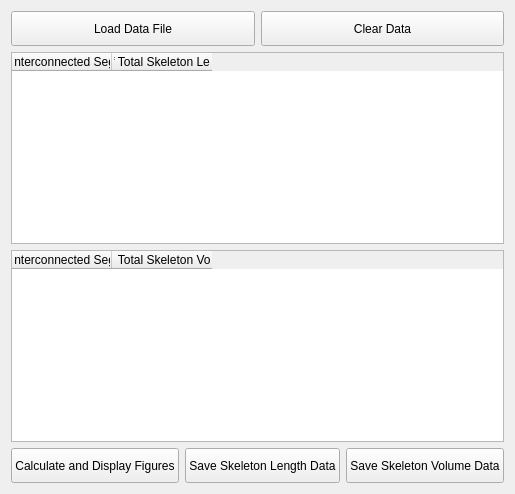
     <widget class="QWidget" name="tbw_Skeleton">
      <attribute name="title">
       <string>Skeleton</string>
      </attribute>
      <layout class="QVBoxLayout" name="verticalLayout_9">
       <item>
        <layout class="QVBoxLayout" name="verticalLayout_8">
         <item>
          <layout class="QHBoxLayout" name="horizontalLayout_15">
           <item>
            <widget class="QPushButton" name="btn_load_file_2">
             <property name="sizePolicy">
              <sizepolicy hsizetype="Minimum" vsizetype="Fixed">
               <horstretch>0</horstretch>
               <verstretch>0</verstretch>
              </sizepolicy>
             </property>
             <property name="minimumSize">
              <size>
               <width>0</width>
               <height>35</height>
              </size>
             </property>
             <property name="text">
              <string>Load Data File</string>
             </property>
            </widget>
           </item>
           <item>
            <widget class="QPushButton" name="btn_clear_data_2">
             <property name="minimumSize">
              <size>
               <width>0</width>
               <height>35</height>
              </size>
             </property>
             <property name="text">
              <string>Clear Data</string>
             </property>
            </widget>
           </item>
          </layout>
         </item>
         <item>
          <layout class="QVBoxLayout" name="verticalLayout_7">
           <item>
            <widget class="QTableWidget" name="tw_length">
             <column>
              <property name="text">
               <string>ID of Interconnected Segment</string>
              </property>
             </column>
             <column>
              <property name="text">
               <string>% of Total Skeleton Length</string>
              </property>
             </column>
            </widget>
           </item>
           <item>
            <widget class="QTableWidget" name="tw_volume">
             <column>
              <property name="text">
               <string>ID of Interconnected Segment</string>
              </property>
             </column>
             <column>
              <property name="text">
               <string>% of  Total Skeleton Volume</string>
              </property>
             </column>
            </widget>
           </item>
          </layout>
         </item>
         <item>
          <layout class="QHBoxLayout" name="horizontalLayout_16">
           <item>
            <widget class="QPushButton" name="btn_cal_dis">
             <property name="minimumSize">
              <size>
               <width>0</width>
               <height>35</height>
              </size>
             </property>
             <property name="text">
              <string>Calculate and Display Figures</string>
             </property>
            </widget>
           </item>
           <item>
            <widget class="QPushButton" name="btn_save_length">
             <property name="minimumSize">
              <size>
               <width>0</width>
               <height>35</height>
              </size>
             </property>
             <property name="text">
              <string>Save Skeleton Length Data</string>
             </property>
            </widget>
           </item>
           <item>
            <widget class="QPushButton" name="btn_save_volume">
             <property name="minimumSize">
              <size>
               <width>0</width>
               <height>35</height>
              </size>
             </property>
             <property name="text">
              <string>Save Skeleton Volume Data</string>
             </property>
            </widget>
           </item>
          </layout>
         </item>
        </layout>
       </item>
      </layout>
     </widget>
